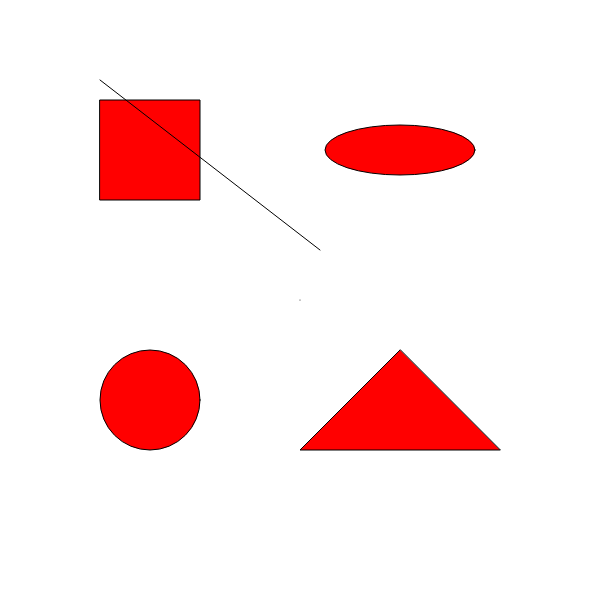
Frame 1 (no input)
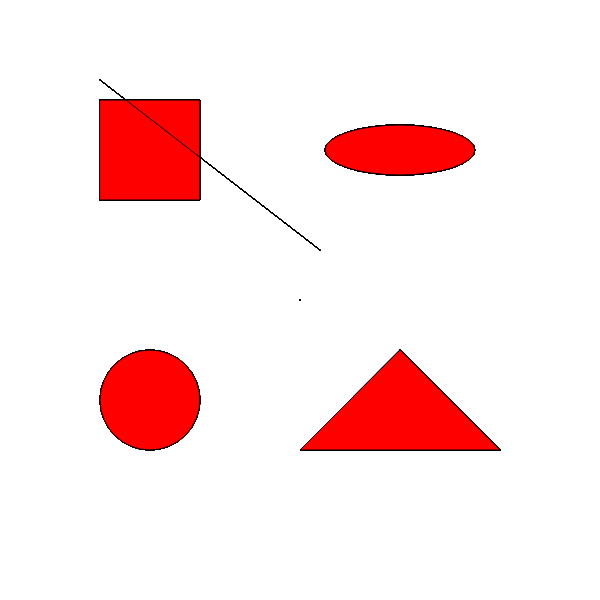
Frame 60 (no input)
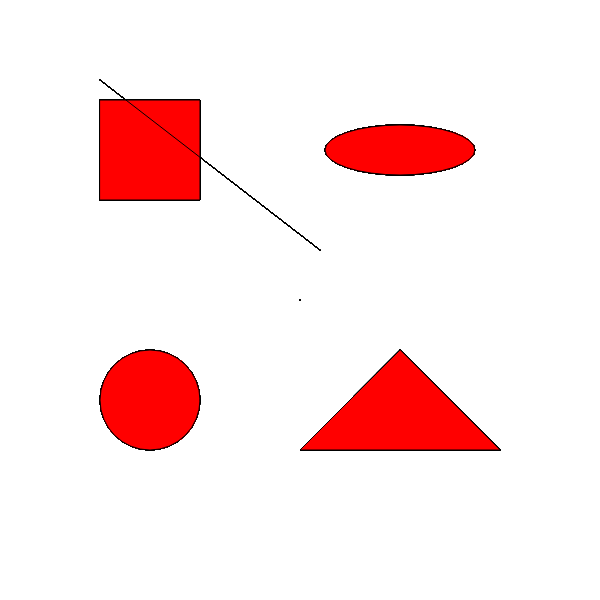
Frame 120 (the mouse pressed at the canvas centre since frame 60)

The p5.js sketch that drew these frames (run headless with seeded random() and noise() and a simulated clock; from frame 60 on, the mouse is pressed at the canvas centre):

// p5.js sketch
// ── sketch.js
//This is a simple template for you to experiment with

//This is a comment  ... the two slashes at the start mean that the computer ignores it

//You can look up more commands here ... https://p5js.org/reference/
function setup() {
  createCanvas(600, 600);
}

function draw() {
  fill(255, 0, 0);

  rect(100, 100, 100, 100);
  ellipse(150, 400, 100, 100);
  ellipse(400, 150, 150, 50);
  line(100, 80, 320, 250);
  triangle(400, 350, 300, 450, 500, 450);
  point(300, 300);
  strokeWeight(1);
}
